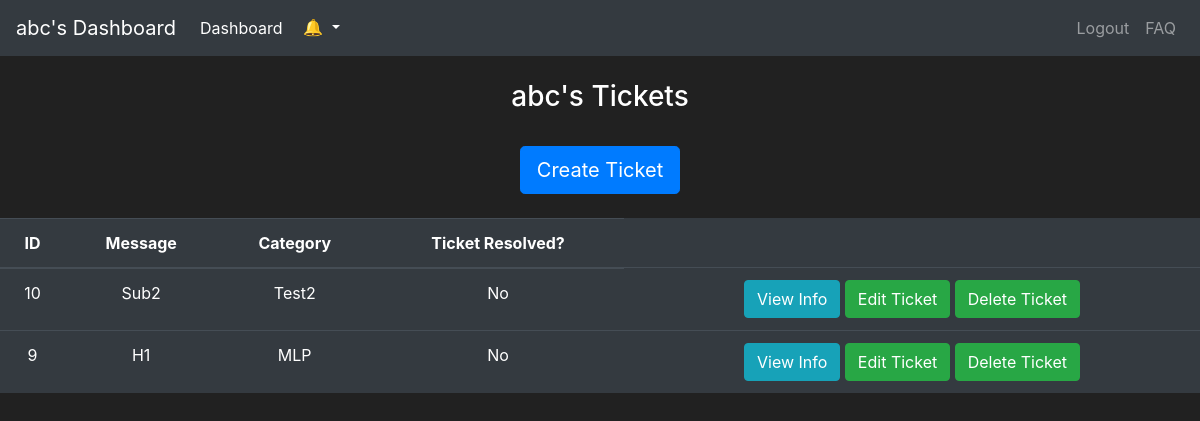
The page /dashboard (signed in) on the database its author committed.
### application/models.py (models this page shows, shortened)
class User(UserMixin, db.Model):
    __tablename__ = 'User'
    user_id = db.Column(db.Integer, autoincrement=True, primary_key=True)
    username = db.Column(db.String, nullable=False)
    password = db.Column(db.String(30), nullable=False)
    email = db.Column(db.String, nullable=False, unique=True)
    role = db.Column(db.Integer, nullable=False)
    joined_at = db.Column(db.DateTime(), default = datetime.utcnow, index = True)

class Ticket(db.Model):
    __tablename__ = 'Ticket'
    ticket_id = db.Column(db.Integer, primary_key=True, autoincrement=True)
    likes = db.Column(db.Integer, nullable=False, default=0)
    created_date = db.Column(db.DateTime(timezone=True), server_default=func.now(), nullable=False)
    is_resolved = db.Column(db.String, nullable=False, default="N")
    subject = db.Column(db.String, nullable=False)
    category = db.Column(db.String, nullable=False)
    user_id = db.Column(db.Integer, db.ForeignKey(User.user_id))

### application/controllers/app.py (the view, shortened to what this page needs)
@app.route('/dashboard', methods=['GET', 'POST'])
@login_required
def dashboard():
    form = EditTicket()
    form1 = DeleteForm()
    notifs=get_notifications(current_user.user_id)
    if current_user.role == 1:
        tickets = db.session.query(Ticket.ticket_id, Ticket.subject, Ticket.category, Ticket.is_resolved).filter_by(user_id=current_user.user_id).order_by(Ticket.created_date.desc()).all()
    elif current_user.role == 2:
        tickets = db.session.query(Ticket.ticket_id, Ticket.subject, Ticket.category, Ticket.is_resolved).filter_by(user_id=current_user.user_id).order_by(Ticket.likes.desc(), Ticket.is_resolved).all()
    else:
        tickets = db.session.query(Ticket.ticket_id, Ticket.subject, Ticket.category, Ticket.is_resolved).filter((Ticket.user_id==current_user.user_id) & (Ticket.is_resolved==1)).order_by(Ticket.likes.desc()).all()
    if request.method == "GET":
        return render_template("dashboard.html", user=current_user.username, items=tickets, form=form, form1=form1, notifs=notifs)

### application/controllers/app.py (called while the page is built)
def get_notifications(user_id):
    notifications = Notification.query.filter_by(user_id = user_id).order_by(Notification.created_date.desc()).all()
    return notifications

### application/controllers/auth.py (called while the page is built)
@login_manager.user_loader
def load_user(user_id):
    return User.query.get(user_id)

### templates/dashboard.html (shortened to what this page needs)
{% extends 'template.html' %}
{% block head %}
    {{user}}'s Dashboard
{% endblock %}
{% block body %}
<br>
<body class="text-center">
    <div class="container">
        <h3> {{user}}'s Tickets </h3>
    </div><br>
    <button class="btn btn-lg btn-primary"><a style="color:white" href="{{url_for('add_ticket')}}">Create Ticket</a></button>
    </div><br><br>
    <div>
              <table class="table table-hover table-dark">
        <thead>
            <tr>
                <th scope="col">ID</th>
                <th scope="col">Message</th>
                <th scope="col">Category</th>
                <th scope="col">Ticket Resolved?</th>
            </tr>
        </thead>
        <tbody>
            {% for item in items %}
                <tr>
                    <td>{{ item.ticket_id }}</td>
                    <td>{{ item.subject }}</td>
                    <td>{{ item.category }}</td>
                    {% if item.is_resolved == "Y" %}
                        <td>Yes</td>
                    {% else %}
                        <td>No</td>
                    {% endif %}
                    <td>
                        <button class="btn btn-outline btn-info"><a style="color:white" href="/ticket/{{item.ticket_id}}">View Info</a></button>
                        <button class="btn btn-outline btn-success" data-toggle="modal" data-target="#Modal-Edit-{{ item.ticket_id }}">Edit Ticket</button>
                        <button class="btn btn-outline btn-success"><a style="color:white" href="/delete/{{item.ticket_id}}">Delete Ticket</a></button>
                    </td>
                </tr>
            {% endfor %}
        </tbody>
    </table>
    </div>
</body>
{% endblock %}

### templates/template.html (style rules this page uses)
body { background-color: #212121; color: white }

### rows shown on the page
User: username "abc"
Ticket: ticket_id "10", subject "Sub2", category "Test2"
Ticket: ticket_id "9", subject "H1", category "MLP"
